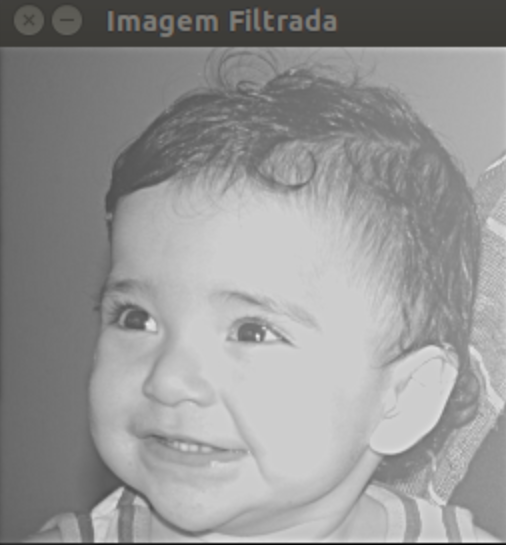
//> input picture Projetos/homomorphic/ImgFiltrada.png, 506 x 545 px
$ ./filtroHomomorfico ImgFiltrada.png   (built with g++ and OpenCV 4)
//> lines starting //> are read from the running program, lines starting //| are printed output that depends on the picture
#include <iostream>
#include <math.h>
#include <opencv2/opencv.hpp>
#include <opencv2/imgproc/imgproc.hpp>

using namespace std;
using namespace cv;

// troca os quadrantes da imagem da DFT
void deslocaDFT(Mat& image ){
    Mat tmp, A, B, C, D;

    // se a imagem tiver tamanho impar, recorta a regiao para
    // evitar cópias de tamanho desigual
    image = image(Rect(0, 0, image.cols & -2, image.rows & -2));
    int cx = image.cols/2;
    int cy = image.rows/2;

    // reorganiza os quadrantes da transformada
    // A B   ->  D C
    // C D       B A
    A = image(Rect(0, 0, cx, cy));
    B = image(Rect(cx, 0, cx, cy));
    C = image(Rect(0, cy, cx, cy));
    D = image(Rect(cx, cy, cx, cy));

    // A <-> D
    A.copyTo(tmp);  D.copyTo(A);  tmp.copyTo(D);

    // C <-> B
    C.copyTo(tmp);  B.copyTo(C);  tmp.copyTo(B);
}

void preparaDFT(Mat img, Mat& complexImg, bool print = false){
//> called with print = false
    //calcula tamanho ideal para o calcula da DFT
    int M = getOptimalDFTSize(img.rows);
//> M = 576
    int N = getOptimalDFTSize(img.cols);
//> N = 512

    Mat paddedImg;
    Mat_<float> realInput, zeros;
    //aumenta a imagem para o tamanho ideal
    copyMakeBorder(img, paddedImg, 0, M - img.rows, 0, N - img.cols, BORDER_CONSTANT, Scalar::all(0));
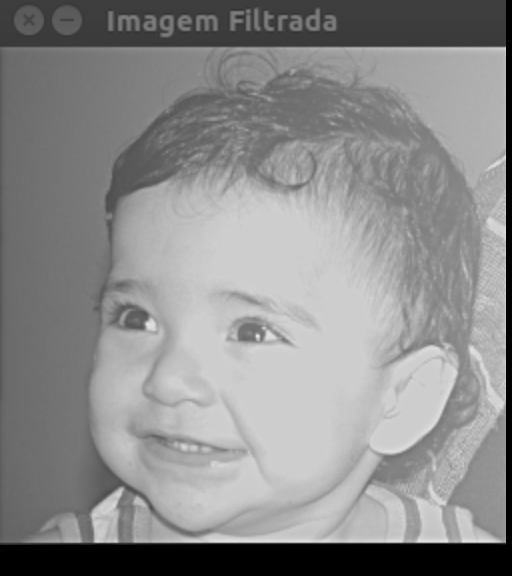
//> paddedImg: 576 rows x 512 cols, CV_8UC1; min 0, max 236, mean 139.3
    //imprime a imagem redimensionada caso solicitado
    if(print)
        imshow("Imagem Redimensionada", paddedImg);
    //inicializa uma matriz de zeros (parte imaginaria)
    zeros = Mat_<float>::zeros(paddedImg.size());
    complexImg = Mat(paddedImg.size(), CV_32FC2, Scalar(0));
    //converte a parte real da imagem para float
    realInput = Mat_<float>(paddedImg);
    //junta parte real e imaginaria em uma matriz de dois canais
    vector<Mat> planos;
    planos.push_back(realInput);
    planos.push_back(zeros);
//> planos[1]: 576 rows x 512 cols, CV_32FC1; every value is 0
    merge(planos, complexImg);
}

void calculaDFT(Mat complexImg, bool print = false){
    //calcula o dft da imagem
    dft(complexImg, complexImg);
    //reorganiza o espectro
    deslocaDFT(complexImg);
    //imprime o espectro caso solicitado
    if(print){
        vector<Mat> planos;
        split(complexImg, planos);
        //normalize(planos[0], planos[0], 0, 1, CV_MINMAX);
        imshow("Espectro da Imagem", planos[1]);
    }
}

void geraFiltroHomomorfico(Mat complexImg, Mat& filtro, float gamaH, float gamaL, float raio, float var, bool print = false){
//> called with gamaH = 1.3, gamaL = 0.7, raio = 30, var = 1, print = true
    vector<Mat> planos;
    //separa os canais da matriz da imagem complexa
    split(complexImg, planos);

    Mat img = planos[0];
    //cria matriz temporaria de mesmo tamanho da matriz da imagem
    Mat tmp;
    tmp = Mat(img.size(), CV_32F, Scalar(0));

    int M = tmp.rows;
//> M = 576
    int N = tmp.cols;
//> N = 512
    //preenche a matriz temporaria com o filtro
    for (int i = 0; i < M; i++) {
        for (int j = 0; j < N; j++) {
            float Duv = (i - M/2)*(i - M/2)+(j - N/2)*(j - N/2);
            Duv = sqrt(Duv);
            float pot = -var*((Duv*Duv)/(raio*raio));
            tmp.at<float>(i,j) = (gamaH - gamaL)*(1-exp(pot)) + gamaL;
        }
    }
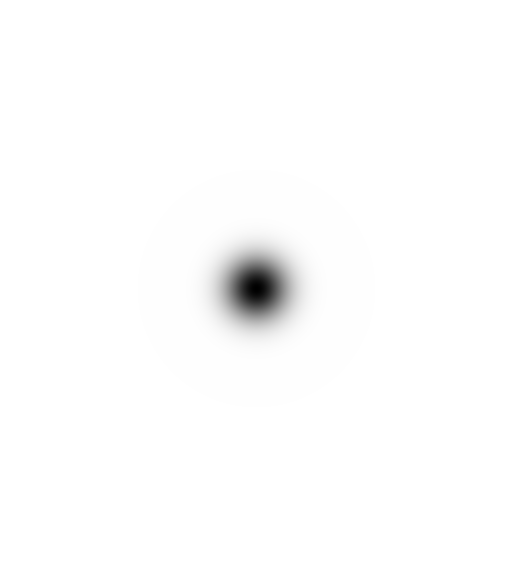
//> tmp: 576 rows x 512 cols, CV_32FC1; min 0.7, max 1.3, mean 1.29; drawn with min black and max white

    filtro = Mat(img.size(), CV_32FC2, Scalar(0));
    //cria uma matriz de filtro com dois canais iguais
    planos.clear();
    planos.push_back(tmp);
    planos.push_back(tmp);
    merge(planos, filtro);
    //imprime o filtro caso solicitado
    if(print)
        imshow("filtro homomorfico", tmp);

}

void calculaDFTInverso(Mat complexImg, Mat& imgFiltrada, Mat imgOriginal){
    //reorganiza o espectro
    deslocaDFT(complexImg);
    //calcula DFT inversa
    idft(complexImg, complexImg);
    //separa os canais
    vector<Mat> planos;
    split(complexImg, planos);
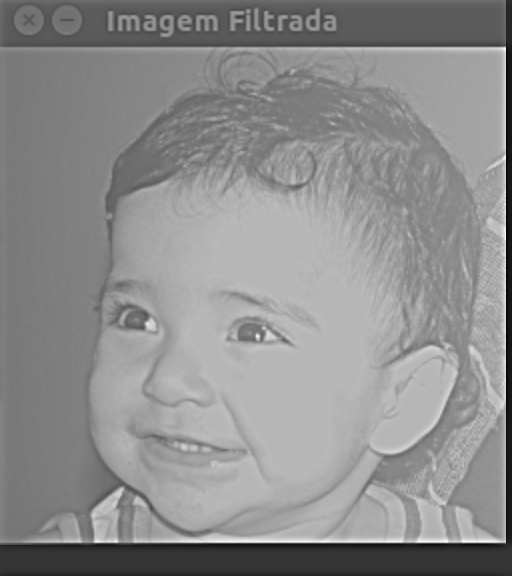
//> planos[0]: 576 rows x 512 cols, CV_32FC1; min -17706136, max 66019296, mean 28753568; drawn with min black and max white

    //normaliza a imagem para valores float entre 0 e 1
    normalize(planos[0], planos[0], 0, 1, CV_MINMAX);
    imgFiltrada = planos[0];
    /*
    //redimensiona a imagem para o tamanho da imagem original
    if(imgOriginal.cols == planos[0].cols && imgOriginal.rows == planos[0].rows)
        imgFiltrada = planos[0];
    else
        Mat(planos[0], Rect(0,0,imgOriginal.rows-1, imgOriginal.cols-1)).copyTo(imgFiltrada);
    */
}

void configuraSliders(){

}

int main(int, char** argv){
    Mat img, complexImage, filtro, imgFiltrada;

    img = imread(argv[1], CV_LOAD_IMAGE_GRAYSCALE);
    if(!img.data)
        cout << "erro ao tentar abrir a imagem " << argv[1] << endl;

    imshow("Imagem Original", img);

    preparaDFT(img, complexImage);

    calculaDFT(complexImage);

    geraFiltroHomomorfico(complexImage, filtro, 1.3, 0.7, 30, 1, true);

    // aplica o filtro frequencial
    mulSpectrums(complexImage, filtro, complexImage, 0);

    calculaDFTInverso(complexImage, imgFiltrada, img);

    imshow("Imagem Filtrada", imgFiltrada);

    waitKey();
    return 0;
}
